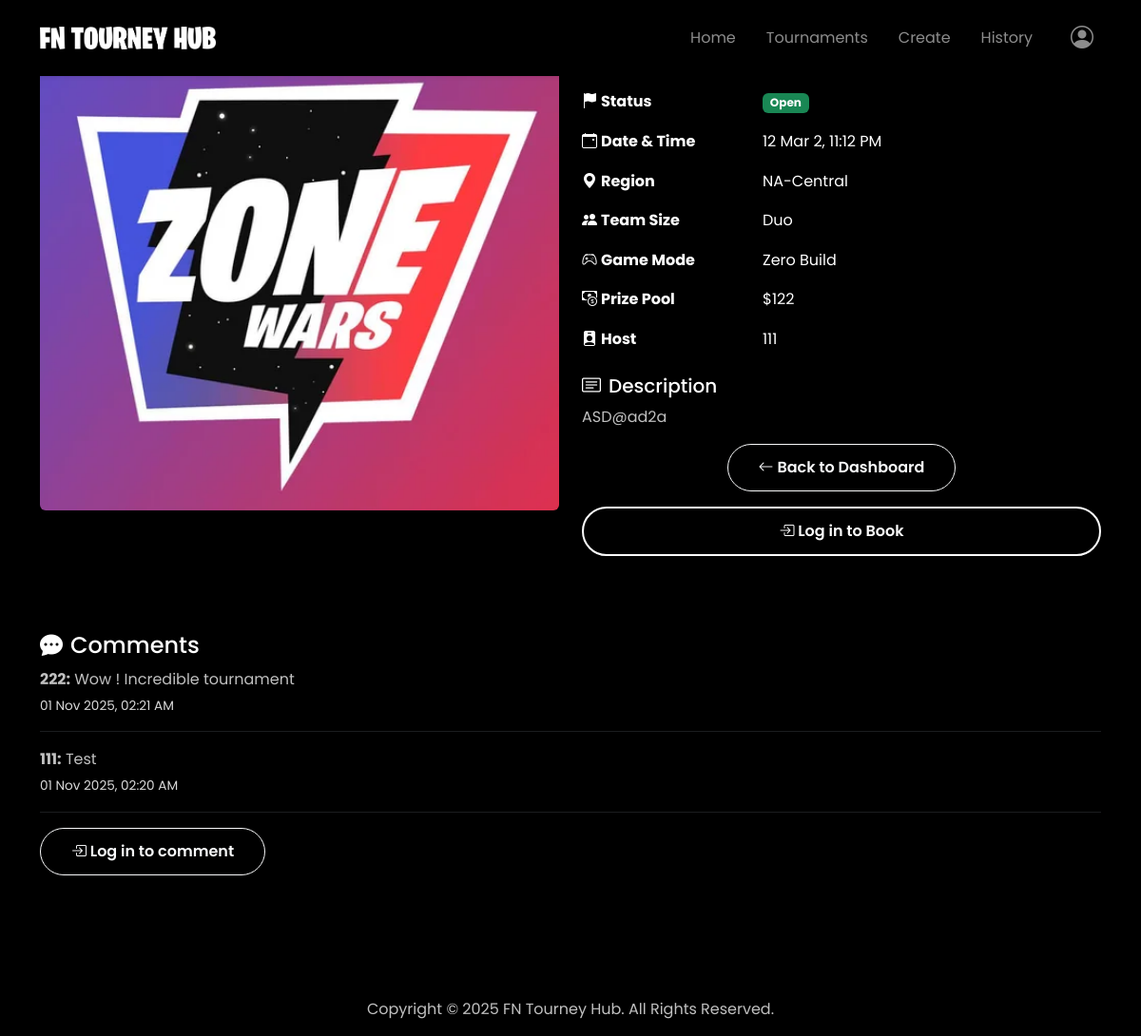
The page /events/1 on the database its author committed.
### website/models.py (models this page shows)
class Event(db.Model):
    id = db.Column(db.Integer, primary_key=True)
    title = db.Column(db.String(140), nullable=False)
    region = db.Column(db.String(64))
    team_size = db.Column(db.String(16))
    mode = db.Column(db.String(64))
    prize = db.Column(db.String(64))
    category = db.Column(db.String(64))  # category field for form :)
    status = db.Column(db.String(32), default='Open')
    start_at = db.Column(db.DateTime)
    description = db.Column(db.Text) # description field for form :)
    banner = db.Column(db.String(255))
    user_id = db.Column(db.Integer, db.ForeignKey('user.id'), nullable=False)
    host = db.relationship('User', backref=db.backref('events', lazy='dynamic'))
    bookings = db.relationship('Booking', backref='event', lazy=True)

class User(db.Model, UserMixin):
    id = db.Column(db.Integer, primary_key=True)
    name = db.Column(db.String(64), unique=True, nullable=False)
    email = db.Column(db.String(120), unique=True, nullable=False)
    password_hash = db.Column(db.String(256), nullable=False)
    bookings = db.relationship('Booking', backref='user', lazy=True)

class Comment(db.Model):
    id = db.Column(db.Integer, primary_key=True)
    event_id = db.Column(db.Integer, db.ForeignKey('event.id'))
    author = db.Column(db.String(64))
    body = db.Column(db.Text)
    created_at = db.Column(db.DateTime, default=datetime.utcnow)

### website/views.py (the view)
@main_bp.route('/events/<int:event_id>')
def event_details(event_id):
    event = db.session.get(Event, event_id)
    form = BookingForm()
    if not event:
        flash("Event not found.", "warning")
        return redirect(url_for('main.index'))
    comments = db.session.execute(
        db.select(Comment).where(Comment.event_id == event_id).order_by(Comment.created_at.desc())
    ).scalars().all()
    return render_template('event-details.html', event=event, comments=comments, form=form)

### website/templates/event-details.html (shortened to what this page needs)
<!DOCTYPE html>
<html lang="en">
<head>
  <link href="https://cdn.jsdelivr.net/npm/bootstrap@5.3.2/dist/css/bootstrap.min.css" rel="stylesheet">
  <link href="https://cdn.jsdelivr.net/npm/bootstrap-icons@1.11.3/font/bootstrap-icons.css" rel="stylesheet">
  <link rel="stylesheet" href="{{ url_for('static', filename='style/style.css') }}">
</head>
<body>
  {% include "navbar.html" %}
  <section class="event-details-container container mt-3 pt-4">
    <nav aria-label="breadcrumb">
      <ol class="breadcrumb">
        <li class="breadcrumb-item"><a href="{{ url_for('main.index') }}">Home</a></li>
        <li class="breadcrumb-item active" aria-current="page">{{ event.title }}</li>
      </ol>
    </nav>
    <div class="row g-4 align-items-start">
      <div class="col-lg-6">
        <img
          src="{% if event.banner %}{% if event.banner.startswith('http') %}{{ event.banner }}{% else %}{{ url_for('static', filename=event.banner) }}{% endif %}{% else %}{{ url_for('static', filename='img/event2.png') }}{% endif %}"
          class="img-fluid rounded shadow-sm w-100" alt="Event banner">
      </div>
      <div class="col-lg-6">
        <h2 class="mb-3 d-flex align-items-center gap-2">
        </h2>
        <dl class="row gy-2">
          <dt class="col-sm-4"><i class="bi bi-flag-fill me-1"></i>Status</dt>
          <dd class="col-sm-8">
            <span class="badge
              {% if (event.status or 'Open') == 'Open' %}bg-success
              {% elif event.status == 'Sold Out' %}bg-secondary
              {% elif event.status == 'Cancelled' %}bg-danger
              {% else %}bg-warning{% endif %}">
              {{ event.status or 'Open' }}
            </span>
          </dd>
          <dt class="col-sm-4"><i class="bi bi-calendar-event me-1"></i>Date & Time</dt>
          <dd class="col-sm-8">
            {% if event.start_at %}
              {{ event.start_at.strftime('%d %b %Y, %I:%M %p') }}
            {% else %}
              TBA
            {% endif %}
          </dd>
          <dt class="col-sm-4"><i class="bi bi-geo-alt-fill me-1"></i>Region</dt>
          <dd class="col-sm-8">{{ event.region or '—' }}</dd>
          <dt class="col-sm-4"><i class="bi bi-people-fill me-1"></i>Team Size</dt>
          <dd class="col-sm-8">{{ event.team_size or '—' }}</dd>
          <dt class="col-sm-4"><i class="bi bi-controller me-1"></i>Game Mode</dt>
          <dd class="col-sm-8">{{ event.mode or '—' }}</dd>
          <dt class="col-sm-4"><i class="bi bi-cash-coin me-1"></i>Prize Pool</dt>
          <dd class="col-sm-8">{{ event.prize or '—' }}</dd>
          <dt class="col-sm-4"><i class="bi bi-person-badge-fill me-1"></i>Host</dt>
          <dd class="col-sm-8">{{ event.host.name if event.host else 'Unknown' }}</dd>
        </dl>
        {% if event.description %}
          <div class="mt-3">
            <h5 class="d-flex align-items-center gap-2"><i class="bi bi-card-text"></i> Description</h5>
            <p class="mb-0">{{ event.description }}</p>
          </div>
        {% endif %}
        <div class="text-center mt-3">
          <a href="{{ url_for('main.index') }}" class="btn btn-outline-light">
            <i class="bi bi-arrow-left"></i> Back to Dashboard
          </a>
        </div>
        {% if event.status == 'Open' %}
          {% if current_user.is_authenticated %}
            <button class="btn btn-color-2 mt-3 w-100" data-bs-toggle="modal" data-bs-target="#bookModal">
              <i class="bi bi-ticket-perforated"></i> Book Tickets
            </button>
          {% else %}
            <a href="{{ url_for('auth.login') }}?next={{ request.path }}" class="btn btn-color-2 mt-3 w-100">
              <i class="bi bi-box-arrow-in-right"></i> Log in to Book
            </a>
          {% endif %}
        {% else %}
          <button class="btn btn-secondary mt-3 w-100" disabled>
            <i class="bi bi-slash-circle"></i> Booking Unavailable
          </button>
        {% endif %}
      </div>
    </div>
    <div class="mt-5">
      <h4 class="d-flex align-items-center gap-2"><i class="bi bi-chat-dots-fill"></i> Comments</h4>
      <div class="mb-3">
        {% if comments %}
          {% for c in comments %}
            <p class="mb-1"><strong>{{ c.author or 'Anonymous' }}:</strong> {{ c.body }}</p>
              <p class="comment-time">
                {{ c.created_at.strftime('%d %b %Y, %I:%M %p') if c.created_at else '' }}
              </p>
            <hr class="border-secondary">
          {% endfor %}
        {% else %}
          <p class="text-muted">No comments yet.</p>
        {% endif %}
      </div>
      {% if current_user.is_authenticated %}
        <form method="POST" action="{{ url_for('main.add_comment', event_id=event.id) }}" class="border rounded p-3">
          <div class="mb-3">
            <label for="newComment" class="form-label">Add a Comment</label>
            <textarea class="form-control" id="newComment" name="body" rows="3" required></textarea>
          </div>
          <div class="mb-3">
            <input type="text" name="author" class="form-control" placeholder="Your name (optional)">
          </div>
          <button type="submit" class="btn btn-color-2">Post Comment</button>
        </form>
      {% else %}
        <a href="{{ url_for('auth.login') }}?next={{ request.path }}" class="btn btn-outline-light">
          <i class="bi bi-box-arrow-in-right"></i> Log in to comment
        </a>
      {% endif %}
    </div>
  </section>
  {% include "footer.html" %}
</body>
</html>

### website/templates/navbar.html (shortened to what this page needs)
<nav class="navbar navbar-expand-lg navbar-dark bg-black fixed-top shadow-sm">
  <div class="container">
    <a class="navbar-brand d-flex align-items-center" href="{{ url_for('main.index') }}">
      <img src="{{ url_for('static', filename='img/logo2.png') }}" alt="FN Tourney Hub Logo" height="24" class="me-2">
    </a>
    <div class="collapse navbar-collapse justify-content-end" id="navbarMain">
      <ul class="navbar-nav align-items-lg-center">
        <li class="nav-item px-2"><a class="nav-link" href="{{ url_for('main.index', _anchor='landing') }}">Home</a></li>
        <li class="nav-item px-2"><a class="nav-link" href="{{ url_for('main.index', _anchor='tournaments') }}">Tournaments</a></li>
        <li class="nav-item px-2"><a class="nav-link" href="{{ url_for('main.index', _anchor='create') }}">Create</a></li>
        <li class="nav-item px-2"><a class="nav-link" href="{{ url_for('main.index', _anchor='results') }}">History</a></li>
      </ul>
      <ul class="navbar-nav ms-3">
        <li class="nav-item dropdown">
          <a class="nav-link d-flex align-items-center" href="#" id="profileDropdown" role="button" data-bs-toggle="dropdown" aria-expanded="false">
            <i class="bi bi-person-circle fs-4"></i>
          </a>
        </li>
      </ul>
    </div>
  </div>
</nav>

### website/templates/footer.html
<footer class="footer py-3 mt-5 text-center bg-black text-light">
  <div class="container">
    <p class="mb-0">Copyright &#169; 2025 FN Tourney Hub. All Rights Reserved.</p>
  </div>
</footer>

### website/static/style/style.css (style rules this page uses)
:root { --primary-color: #fdfdfd; --secondary-color: #aaa8a8; --bg-color: #000000; --section-bg: #0f0f0f; --text-color: #fff; --subtext-color: #c0c0c0; --nav-bg: rgba(0, 0, 0, 0.7); }
* { margin: 0; padding: 0; box-sizing: border-box; }
body { font-family: "Poppins", sans-serif; line-height: 1.6; background: var(--bg-color); color: var(--text-color); }
html { scroll-behavior: smooth; scroll-snap-type: y mandatory; }
p { color: var(--subtext-color); font-size: 1rem; }
a, .btn { transition: all 300ms ease; }
nav { display: flex; justify-content: space-between; align-items: center; height: 5rem; padding: 0 3rem; background: var(--nav-bg); position: fixed; top: 0; left: 0; width: 100%; z-index: 1000; }
body::before { content: ""; position: fixed; top: 0; left: 0; width: 100%; height: 100%; background: url("../img/fortnite.png") no-repeat center center/cover; opacity: 0.15; z-index: -1; }
section { padding: 8rem 3rem 4rem; min-height: 90vh; scroll-snap-align: start; display: flex; flex-direction: column; justify-content: center; gap: 2rem; }
.btn { font-weight: 600; padding: 0.75rem 2rem; border-radius: 2rem; font-size: 1rem; cursor: pointer; }
.btn-color-2 { background: transparent; border: 0.15rem solid var(--primary-color); color: var(--primary-color); }
footer { padding: 2rem; background: var(--nav-bg); text-align: center; color: var(--secondary-color); font-size: 0.9rem; }
.event-details-container { padding-top: 6rem; }
.comment-time { color: #fff !important; opacity: 0.85; font-size: 0.85rem; }

### rows shown on the page
Event: status "Open", start_at "12 Mar 2, 11:12 PM", region "NA-Central", team_size "Duo", mode "Zero Build", prize "$122", description "ASD@ad2a"
User: host "111"
Comment: author "222", body "Wow ! Incredible tournament", created_at "01 Nov 2025, 02:21 AM"
Comment: author "111", body "Test", created_at "01 Nov 2025, 02:20 AM"
